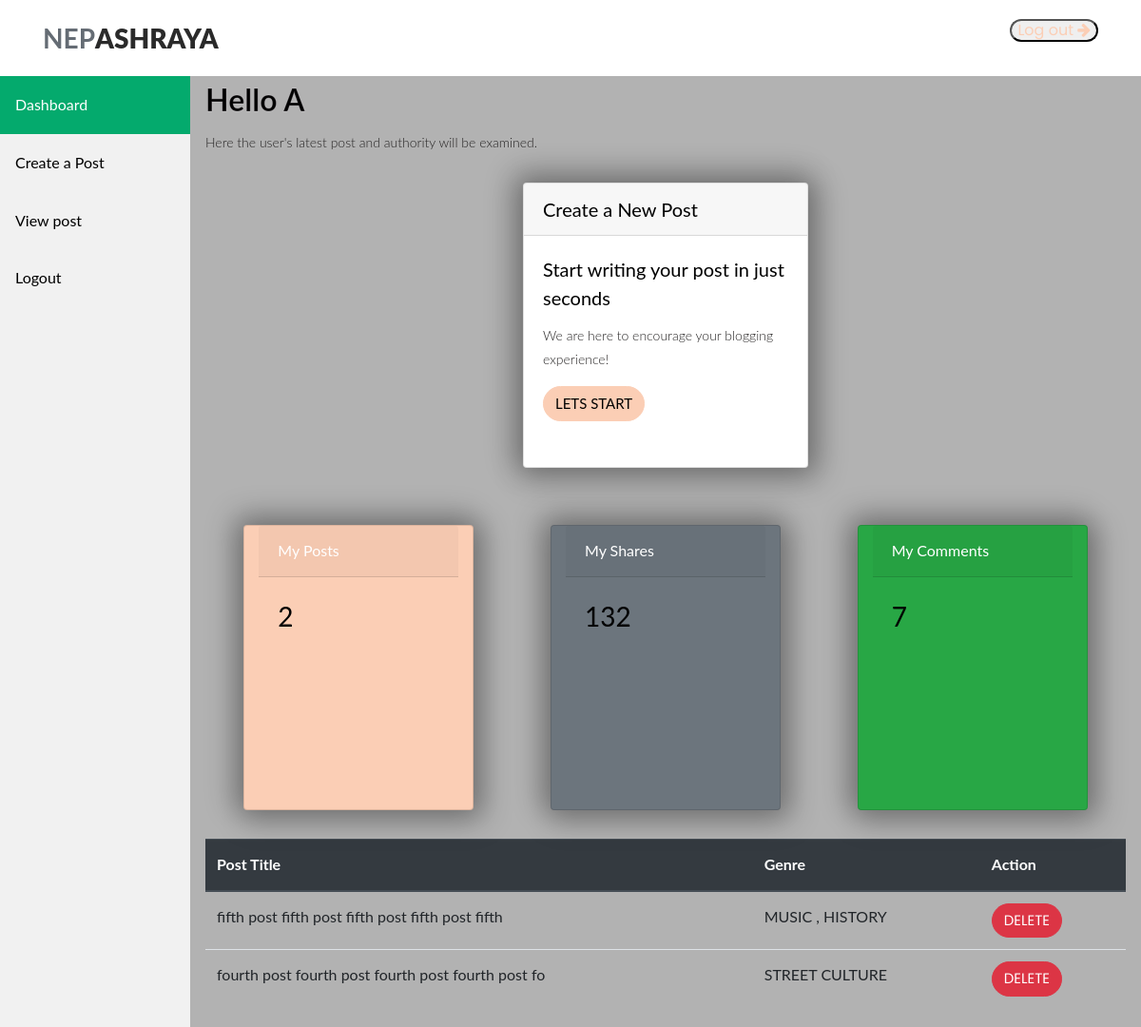
The app's page /upload/ (signed in), older data.
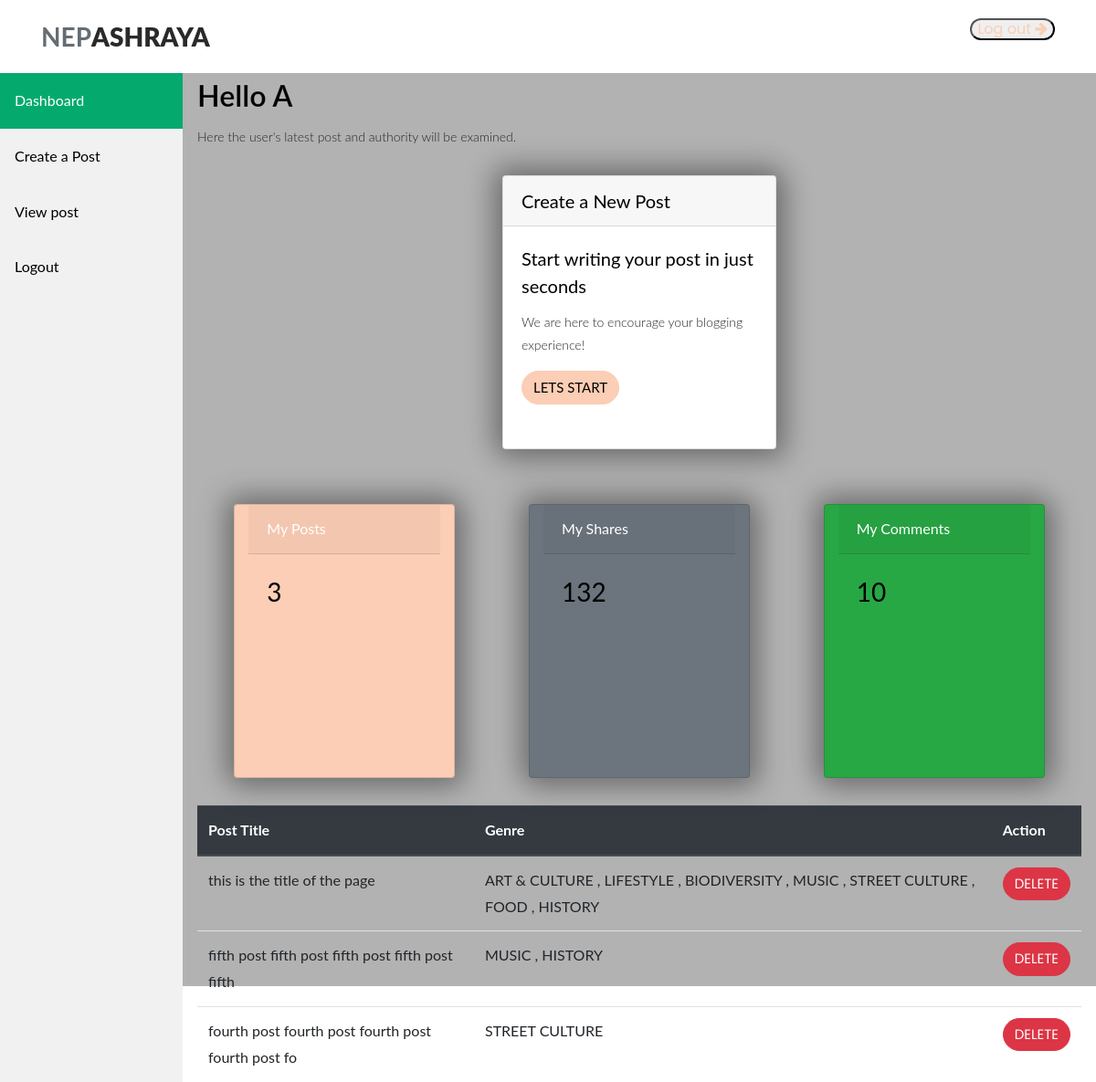
The same page, newer data.
### Nepa_application/models.py (models this page shows, shortened)
class Topic(models.Model):
    title = models.CharField(max_length=100)
    long_description = models.TextField()
    category = models.ManyToManyField("Category", related_name='topics')
    province = models.ForeignKey(province, on_delete=models.CASCADE, related_name='topics')
    post_date = models.DateTimeField(default=timezone.now)
    is_verified = models.BooleanField(default=False)
    author = models.CharField(max_length=100, default="Anonymous")
    likes = models.ManyToManyField(User, related_name='topic', blank=True)
    report = models.IntegerField(User, default=0)
    commentCount = models.IntegerField(default=0, null=True, blank=True)
    class Meta:
        ordering = ['-post_date']

class Category(models.Model):
    name = models.CharField(max_length=100)
    description = models.TextField()
    image = models.ImageField(upload_to='category_images')

### Nepa_application/views.py (the view, shortened to what this page needs)
# urls.py: path('upload/', views.upload, name = 'upload'),
@login_required
def upload(request):
    contex = []
    username = request.user.username
    if request.user.is_authenticated and not request.user.is_staff:
        my_posts = models.Topic.objects.filter(author=username)
        date_created = models.Topic.objects.filter(author=username).values('post_date')
        categories = models.Category.objects.filter(topics__in=my_posts)
        number_of_total_posts = my_posts.count()
        total_comments = get_total_comments_for_user(username)
        context = {'my_post': my_posts,
                'username':username,
                'categories':categories,
                'number_of_total_posts':number_of_total_posts,
                'date_created': date_created,
                'number':total_comments,
                }
    return render(request, 'auth/admin_index.html', context)

### Nepa_application/views.py (called while the page is built)
def get_total_comments_for_user(username):
    user = User.objects.get(username=username)
    total_comments = models.Comment.objects.filter(author=user).count()
    return total_comments

### templates/auth/admin_index.html (shortened to what the changed rows need)
{% load static %}
<!DOCTYPE html>
<html lang="en">
<head>
  <link rel="stylesheet" href="https://stackpath.bootstrapcdn.com/bootstrap/4.5.2/css/bootstrap.min.css">
  <link rel="stylesheet" type="text/css" href="{% static 'assets/css/bootstrap.min.css' %}">
  <link rel="stylesheet" type="text/css" href="{% static 'assets/css/font-awesome.css' %}">
  <link rel="stylesheet" type="text/css" href="{% static 'assets/css/owl-carousel.css' %}">
  <link rel="stylesheet" href="{% static 'assets/css/tooplate-artxibition.css' %}">
  <link rel="stylesheet" href="{% static 'assets/css/style.css' %}">
  <link href="{% static 'assets/css/main.css' %}" rel="stylesheet" />
</head>
<body>
{% if user.is_authenticated and user.is_staff %}
<div class="content">
    <h2><b>Hello {{username|upper}}</b></h2>
    <p>Here the user's latest post and authority will be examined.</p>
    <div class="container">
        <div class="row">
            <div class="card text-white bg-primary col-md-3 d-flex" >
                <div class="card-header">Posts</div>
                <div class="card-body">
                  <h3 class="card-title">{{number_of_total_posts}}</h3>
                </div>
            </div>
            <div class="card text-white bg-secondary col-md-3 d-flex" >
                <div class="card-header">Shares</div>
                <div class="card-body">
                  <h3 class="card-title">132</h3>
                </div>
            </div>
            <div class="card text-white bg-success col-md-3 d-flex" >
                <div class="card-header">Comments</div>
                <div class="card-body">
                  <h3 class="card-title">{{number}}</h3>
                </div>
            </div>
        </div>
    </div>
    <br><br>
    <h2>Unverified Posts</h2>
    <br>
    <table class="table">
        <thead class="thead-dark">
          <tr>
            <th scope="col">Username</th>
            <th scope="col">Post Title</th>
            <th scope="col">Genre</th>
            <th scope="col">Action</th>
          </tr>
        </thead>
        <tbody>
          {% for post in unverified_posts %}
          <tr>
            <td>{{post.author}}</td>
            <td>{{post.title | slice:50 }}</td>
            <td>
              {% for category in post.category.all %}
                {{ category.name }}
                {% if not forloop.last %}, {% endif %}
              {% endfor %}
            </td>
            <td>
              <form action="{% url 'verify_post' post.id %}" method="post" id="postForm">
                {% csrf_token %}
                <button type="submit" class="btn btn-success" onclick="confirmpost()" style="margin: 0; ">Post</button>
                <script>
                  function confirmpost() {
                    if (confirm("Are you sure you want to post this?")) {
            document.getElementById("postForm").submit();
        } else {
            return false;
        }
                  }
                </script>
              </form>
              <br>
              <form action="{% url 'block_post' post.id %}" method="post">
                {% csrf_token %}
                <button type="submit" class="btn btn-danger" onclick="confirmdelete()"  style="margin-top: -10px;">Block</button>
                <script>
                  function confirmdelete() {
                    confirm("Are you sure you want to block this post?")
                  }
                </script>
              </form>
              <form action="{% url 'view_post' post.id %}" method="post">
                {% csrf_token %}
                <button type="submit" class="btn btn-secondary" style="margin-top: 10px;">View</button>
              </form>
            </td>
            </tr>
        {% endfor %}
        </tbody>
    </table>
</div>
{% elif user.is_authenticated and not user.is_staff %}
<div class="content">
    <h2><b>Hello {{username|upper}}</b></h2>
    <p>Here the user's latest post and authority will be examined.</p>
    <div class="card">
      <h5 class="card-header">Create a New Post</h5>
      <div class="card-body">
        <h5 class="card-title">Start writing your post in just seconds</h5>
        <p class="card-text">We are here to encourage your blogging experience!</p>
        <a href="{% url 'create_post' %}" class="btn btn-primary">Lets Start</a>
      </div>
    </div>
    <div class="container">
        <div class="row">
          <div class="card text-white bg-primary col-md-3 d-flex" >
            <div class="card-header">My Posts</div>
            <div class="card-body">
              <h3 class="card-title">{{number_of_total_posts}}</h3>
            </div>
          </div>
          <div class="card text-white bg-secondary col-md-3 d-flex" >
            <div class="card-header">My Shares</div>
            <div class="card-body">
              <h3 class="card-title">132</h3>
            </div>
          </div>
          <div class="card text-white bg-success col-md-3 d-flex" >
            <div class="card-header">My Comments</div>
            <div class="card-body">
              <h3 class="card-title">{{number}}</h3>
            </div>
          </div>
        </div>
    </div>
    <table class="table">
        <thead class="thead-dark">
          <tr>
            <th scope="col">Post Title</th>
            <th scope="col">Genre</th>
            <th scope="col">Action</th>
          </tr>
        </thead>
        <tbody>
          {% for post in my_post %}
          <tr>
            <td>{{post.title | slice:50}}</td>
            <td>{% for category in post.category.all %}
              {{ category.name }}
              {% if not forloop.last %}, {% endif %}
            {% endfor %}</td>
            <td><form action="{% url 'block_post' post.id %}" method="post">
              <button type="submit" class="btn btn-danger" onclick="confirmdelete()">Delete</button>
            </form></td>
          </tr>
          {% endfor %}
        </tbody>
    </table>
</div>
{% endif %}
</body>
</html>

Row changes from the older to the newer data that the page shows:
added Topic: title "this is the title of the page", Category (name "MUSIC"), Category (name "STREET CULTURE"), Category (name "HISTORY")
now on this page (row unchanged): Category: name "ART & CULTURE", shown under "this is the title of the page"
now on this page (row unchanged): Category: name "LIFESTYLE", shown under "this is the title of the page"
now on this page (row unchanged): Category: name "BIODIVERSITY", shown under "this is the title of the page"
now on this page (row unchanged): Category: name "FOOD", shown under "this is the title of the page"
Text that changed along with them:
{{ number_of_total_posts }}: "2" → "3"
{{ number }}: "7" → "10"
